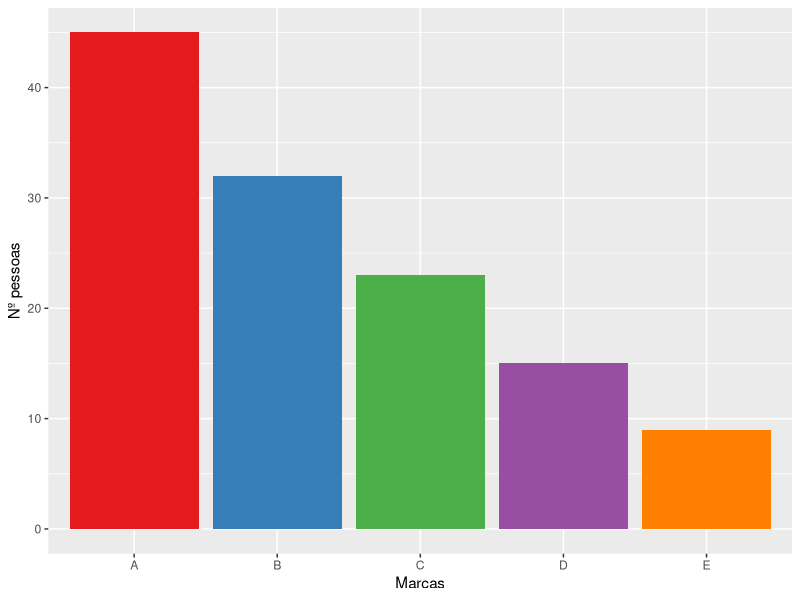

Here is the R script that generated this plot:
library(readxl)
library(ggplot2)
exercicio5 = read_excel("./dados/exercicio5.xls")
ggplot(exercicio5, aes(x=`Marcas`,y = `Nº pessoas`, fill=as.factor(`Marcas`))) + 
  geom_bar(stat = "identity")+
  scale_fill_brewer(palette = "Set1") +
  theme(legend.position="none")

